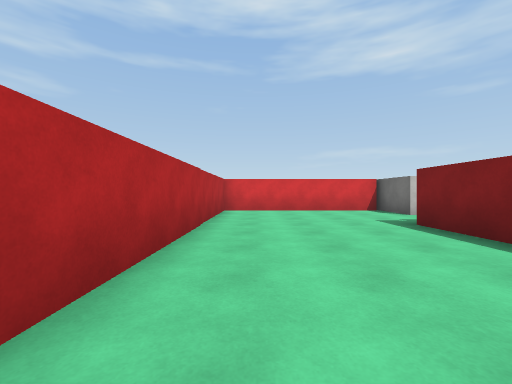
[1] (above)

24 first-person views from a walk through a 3-D level made in the Unity game engine. The camera is 1.2 m above the floor, looks level and sees 90° across. The floor is counted in squares, 2 m on a side. Each view is taken from the middle of a square. On the plan, view 1 faces up. The plan holds only what a view shows up to about 9 squares ahead; the rest is blank. The player character is not drawn. Surface patterns are stand-ins for the level's own textures.

[2]
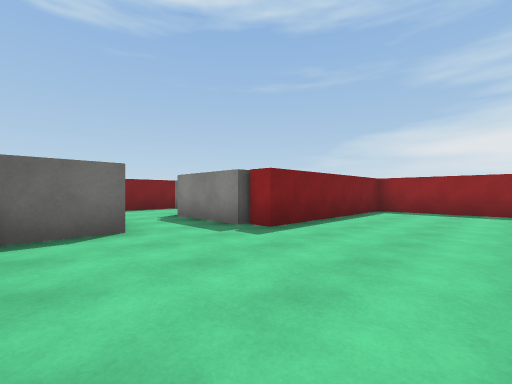

[3]
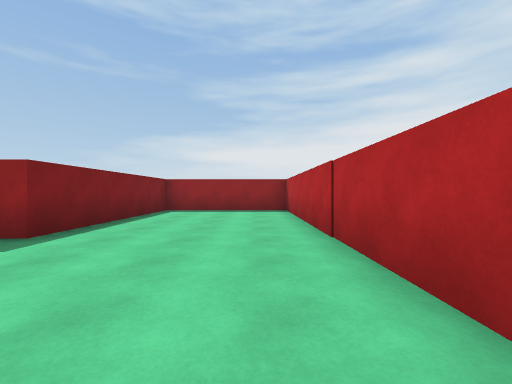

[4]
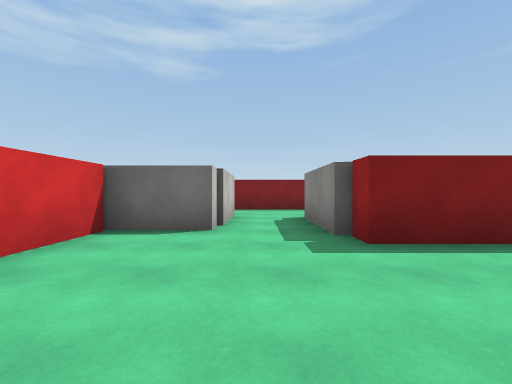

[5]
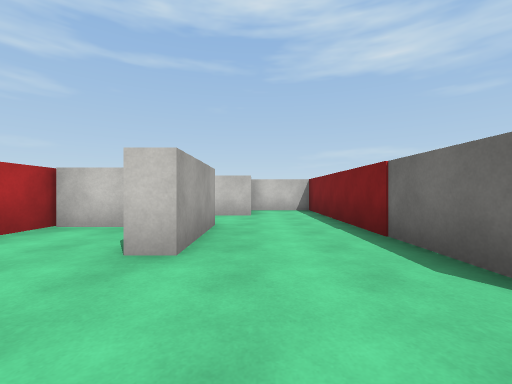

[6]
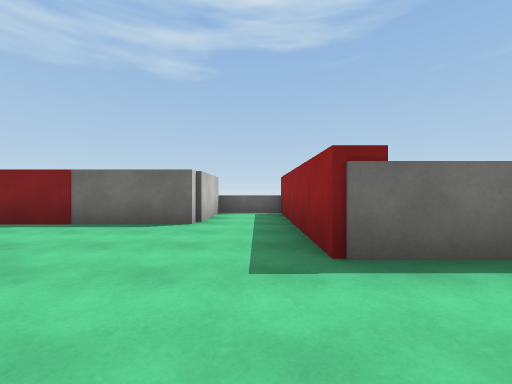

[7]
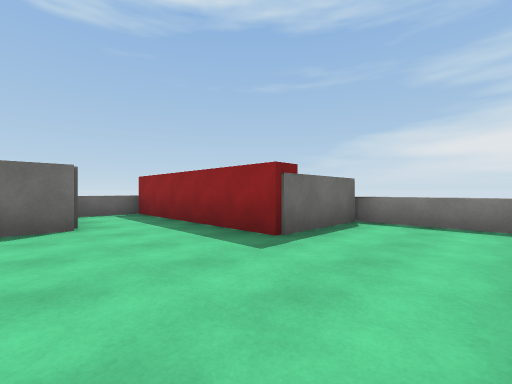

[8]
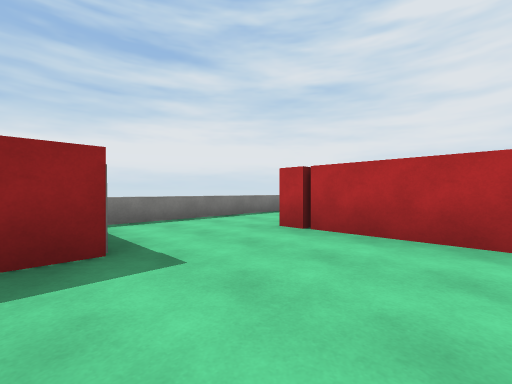

[9]
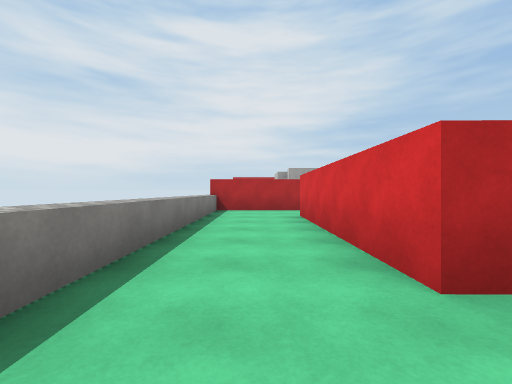

[10]
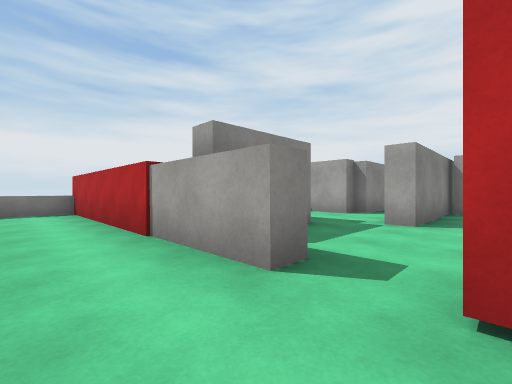

[11]
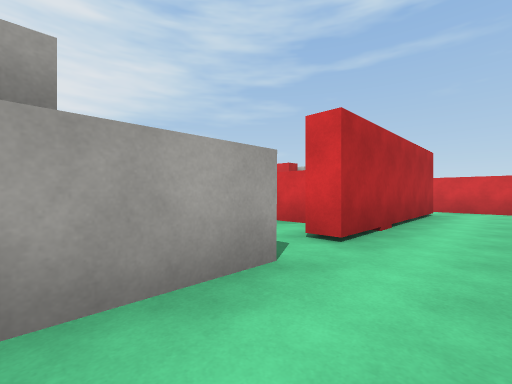

[12]
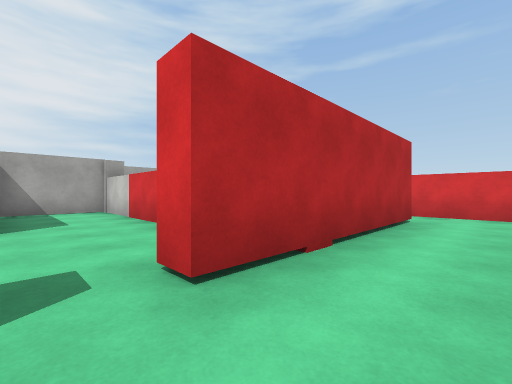

[13]
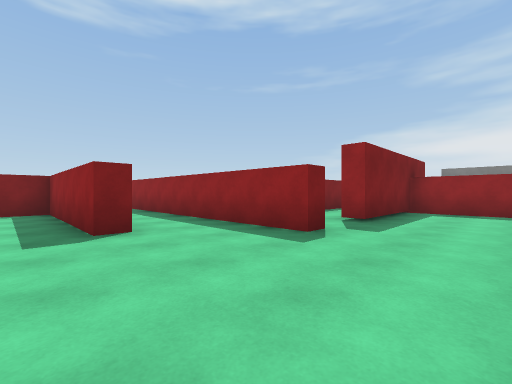

[14]
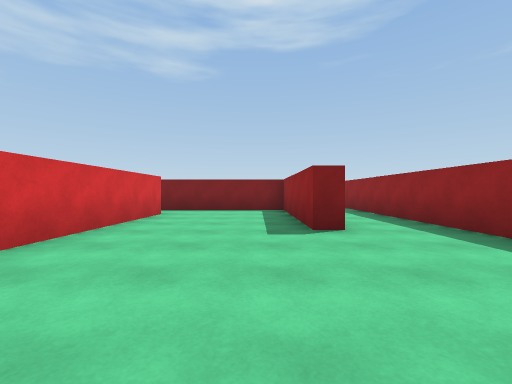

[15]
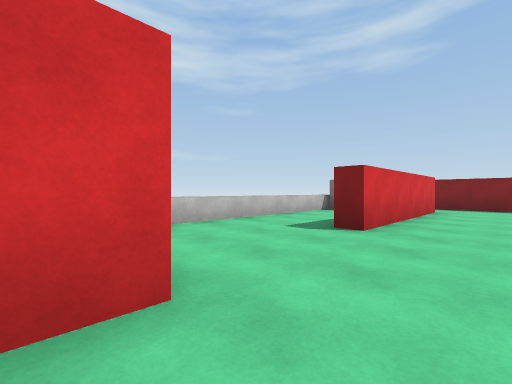

[16]
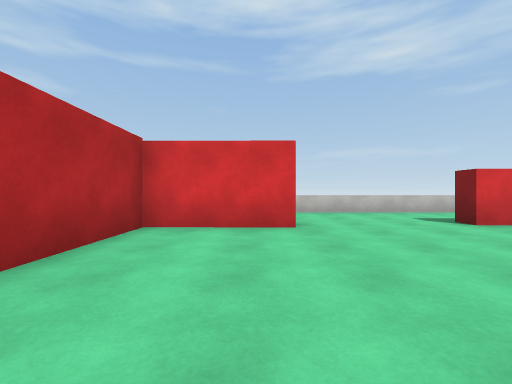

[17]
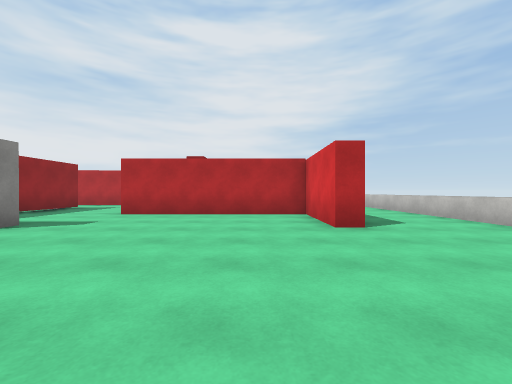

[18]
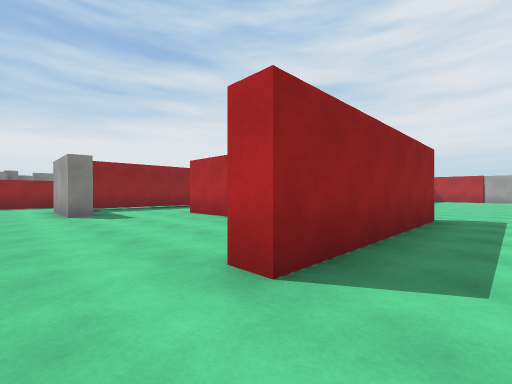

[19]
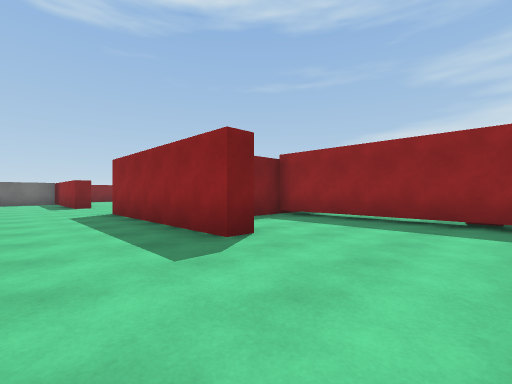

[20]
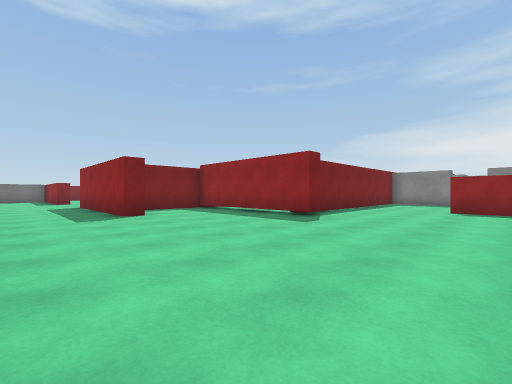

[21]
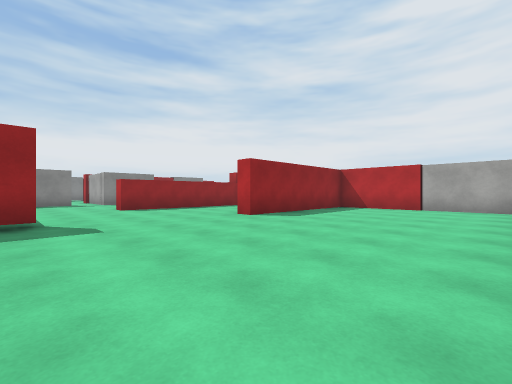

[22]
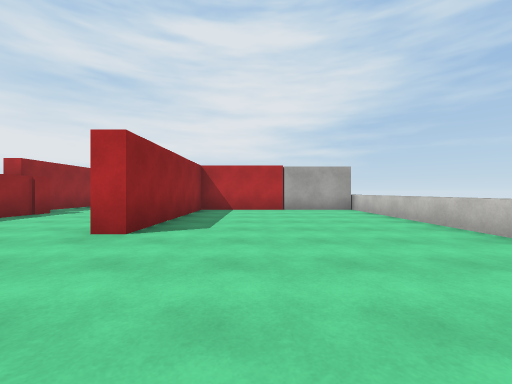

[23]
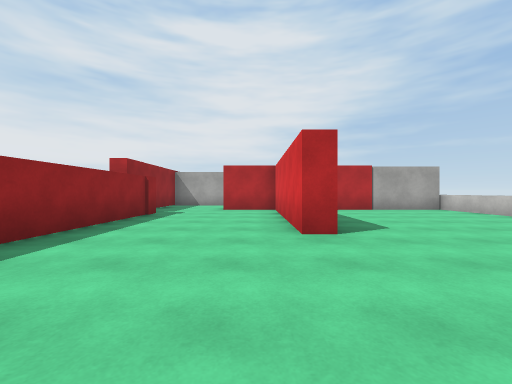

[24]
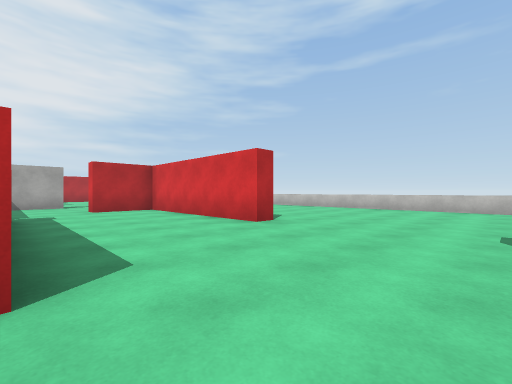

### Floor plan
Key: @ floor where view 1 was taken; # wall or solid block; x gap in a wall; . floor; ^ raised ledge.
Columns run from 28 left of view 1 to 12 right of it. Each row starts with its distance up from view 1.
 21     ^^^^^^^^^   ^^^^^^^^^^^^^
 20    x........................#
 19    #....................... #
 18    #............#####...##### .#
 17    #..............#............#
 16    #..............#............#
 15    ######.........#............#
 14    #.........######........#####
 13  ..#.........#    #..........
 12 #............#   ........#######
 11 #....######..#  .....#.....
 10    ###    ...   ....##.....
  9            ..   #####...#..######  ###
  8                      ...#..#....#  ..#
  7                  ########..#....###..#
  6                  #......#..#.........#
  5                  #......#..#...####..#
  4                  ####......#...#..#..#
  3                    .....#..#...#..#..#
  2                  ##...###..#...#.....##
  1                    #.   #..#...#......##^
  0                    #    #..#@..#........^
 -1                         #..#####...####x
 -2                         #..........#
 -3                         #..........x
 -4                          ^^^^^^^^^

Positions as (right, up) in squares from view 1, and headings:
1: (0, 0), facing up
2: (0, 8), facing down-right
3: (0, 8), facing down
4: (0, 6), facing right
5: (7, 0), facing up
6: (4, 0), facing right
7: (4, 2), facing down-right
8: (7, 2), facing down-left
9: (5, -2), facing left
10: (-2, 5), facing down-left
11: (-2, 2), facing up-left
12: (-2, 4), facing up-left
13: (-6, 15), facing down-right
14: (-6, 15), facing right
15: (-8, 16), facing up-right
16: (-8, 13), facing up
17: (-3, 16), facing left
18: (-6, 19), facing down-left
19: (-15, 20), facing down-right
20: (-19, 20), facing down-right
21: (-15, 20), facing down-left
22: (-16, 17), facing left
23: (-16, 14), facing left
24: (-16, 11), facing up-left
